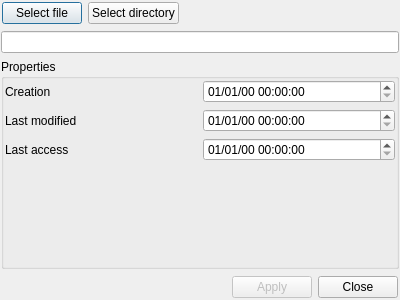
<?xml version="1.0" encoding="UTF-8"?>
<ui version="4.0">
 <class>QDFileAttributes</class>
 <widget class="QDialog" name="QDFileAttributes">
  <property name="geometry">
   <rect>
    <x>0</x>
    <y>0</y>
    <width>400</width>
    <height>300</height>
   </rect>
  </property>
  <property name="windowTitle">
   <string>Change file or directory attributes</string>
  </property>
  <layout class="QVBoxLayout" name="verticalLayout">
   <property name="leftMargin">
    <number>1</number>
   </property>
   <property name="topMargin">
    <number>1</number>
   </property>
   <property name="rightMargin">
    <number>1</number>
   </property>
   <property name="bottomMargin">
    <number>1</number>
   </property>
   <item>
    <widget class="QWidget" name="widget_2" native="true">
     <layout class="QHBoxLayout" name="horizontalLayout">
      <property name="leftMargin">
       <number>1</number>
      </property>
      <property name="topMargin">
       <number>1</number>
      </property>
      <property name="rightMargin">
       <number>1</number>
      </property>
      <property name="bottomMargin">
       <number>1</number>
      </property>
      <item>
       <widget class="QPushButton" name="QPBSelectFile">
        <property name="text">
         <string>Select file</string>
        </property>
        <property name="icon">
         <iconset>
          <normaloff>:/Icone/Icone/Start-Menu-Search-icon.png</normaloff>:/Icone/Icone/Start-Menu-Search-icon.png</iconset>
        </property>
       </widget>
      </item>
      <item>
       <widget class="QPushButton" name="QPBSelectDirectory">
        <property name="text">
         <string>Select directory</string>
        </property>
       </widget>
      </item>
      <item>
       <spacer name="horizontalSpacer_2">
        <property name="orientation">
         <enum>Qt::Horizontal</enum>
        </property>
        <property name="sizeHint" stdset="0">
         <size>
          <width>272</width>
          <height>20</height>
         </size>
        </property>
       </spacer>
      </item>
     </layout>
    </widget>
   </item>
   <item>
    <widget class="QLineEdit" name="QLEFile">
     <property name="readOnly">
      <bool>true</bool>
     </property>
    </widget>
   </item>
   <item>
    <widget class="QGroupBox" name="groupBox">
     <property name="title">
      <string>Properties</string>
     </property>
     <layout class="QGridLayout" name="gridLayout">
      <property name="leftMargin">
       <number>1</number>
      </property>
      <property name="topMargin">
       <number>1</number>
      </property>
      <property name="rightMargin">
       <number>1</number>
      </property>
      <property name="bottomMargin">
       <number>1</number>
      </property>
      <item row="0" column="1">
       <widget class="QDateTimeEdit" name="QDTECreation">
        <property name="displayFormat">
         <string>dd/MM/yy HH:mm:ss</string>
        </property>
       </widget>
      </item>
      <item row="2" column="0">
       <widget class="QLabel" name="label_2">
        <property name="text">
         <string>Last access</string>
        </property>
       </widget>
      </item>
      <item row="2" column="1">
       <widget class="QDateTimeEdit" name="QDTELastAccess">
        <property name="displayFormat">
         <string>dd/MM/yy HH:mm:ss</string>
        </property>
        <property name="calendarPopup">
         <bool>false</bool>
        </property>
       </widget>
      </item>
      <item row="1" column="1">
       <widget class="QDateTimeEdit" name="QDTELastModified">
        <property name="displayFormat">
         <string>dd/MM/yy HH:mm:ss</string>
        </property>
        <property name="calendarPopup">
         <bool>false</bool>
        </property>
       </widget>
      </item>
      <item row="1" column="0">
       <widget class="QLabel" name="label">
        <property name="text">
         <string>Last modified</string>
        </property>
       </widget>
      </item>
      <item row="0" column="0">
       <widget class="QLabel" name="label_3">
        <property name="text">
         <string>Creation</string>
        </property>
       </widget>
      </item>
      <item row="4" column="0">
       <spacer name="verticalSpacer">
        <property name="orientation">
         <enum>Qt::Vertical</enum>
        </property>
        <property name="sizeHint" stdset="0">
         <size>
          <width>20</width>
          <height>40</height>
         </size>
        </property>
       </spacer>
      </item>
     </layout>
    </widget>
   </item>
   <item>
    <widget class="QWidget" name="widget" native="true">
     <layout class="QHBoxLayout" name="horizontalLayout_2">
      <property name="leftMargin">
       <number>1</number>
      </property>
      <property name="topMargin">
       <number>1</number>
      </property>
      <property name="rightMargin">
       <number>1</number>
      </property>
      <property name="bottomMargin">
       <number>1</number>
      </property>
      <item>
       <spacer name="horizontalSpacer">
        <property name="orientation">
         <enum>Qt::Horizontal</enum>
        </property>
        <property name="sizeHint" stdset="0">
         <size>
          <width>40</width>
          <height>20</height>
         </size>
        </property>
       </spacer>
      </item>
      <item>
       <widget class="QPushButton" name="QPBApply">
        <property name="enabled">
         <bool>false</bool>
        </property>
        <property name="text">
         <string>Apply</string>
        </property>
        <property name="icon">
         <iconset resource="ResourceFile.qrc">
          <normaloff>:/Icons/Icons/Save-icon.png</normaloff>:/Icons/Icons/Save-icon.png</iconset>
        </property>
       </widget>
      </item>
      <item>
       <widget class="QPushButton" name="QPBClose">
        <property name="text">
         <string>Close</string>
        </property>
        <property name="icon">
         <iconset resource="ResourceFile.qrc">
          <normaloff>:/Icons/Icons/Cancel-icon.png</normaloff>:/Icons/Icons/Cancel-icon.png</iconset>
        </property>
       </widget>
      </item>
     </layout>
    </widget>
   </item>
  </layout>
 </widget>
 <tabstops>
  <tabstop>QPBSelectFile</tabstop>
  <tabstop>QLEFile</tabstop>
  <tabstop>QPBSelectDirectory</tabstop>
  <tabstop>QDTECreation</tabstop>
  <tabstop>QDTELastModified</tabstop>
  <tabstop>QDTELastAccess</tabstop>
  <tabstop>QPBApply</tabstop>
  <tabstop>QPBClose</tabstop>
 </tabstops>
 <resources>
  <include location="ResourceFile.qrc"/>
 </resources>
 <connections/>
</ui>
